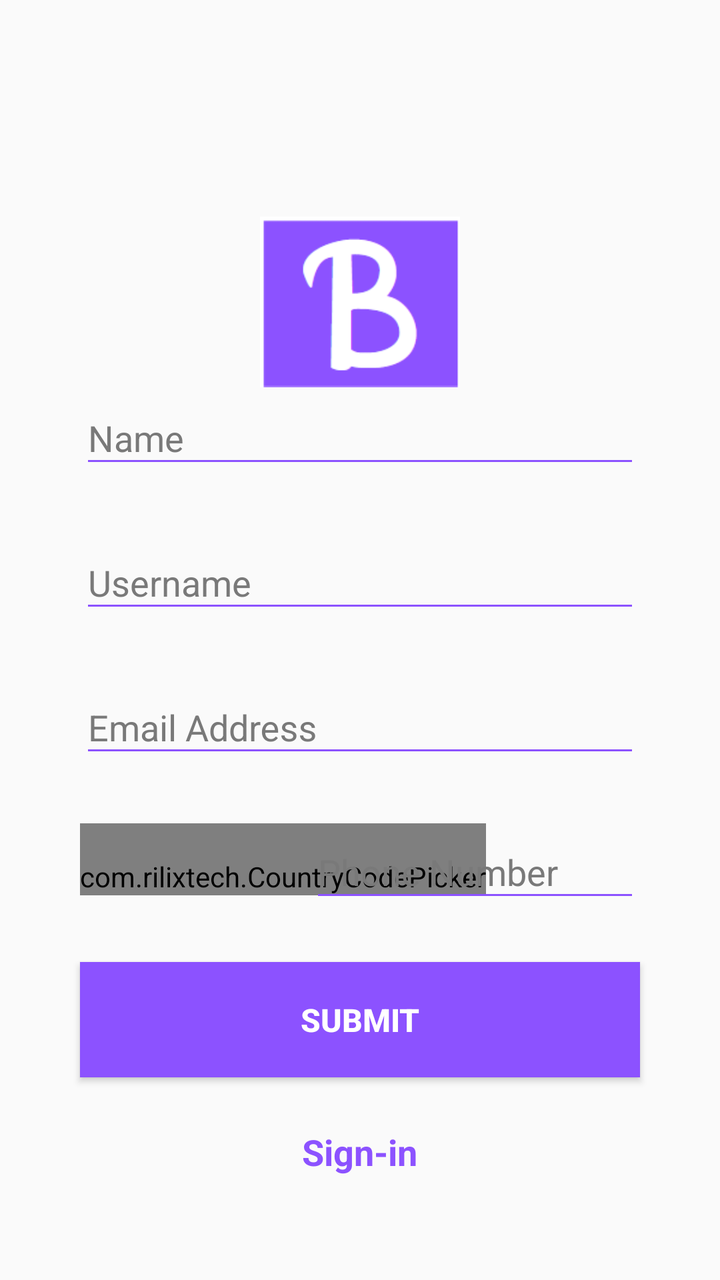
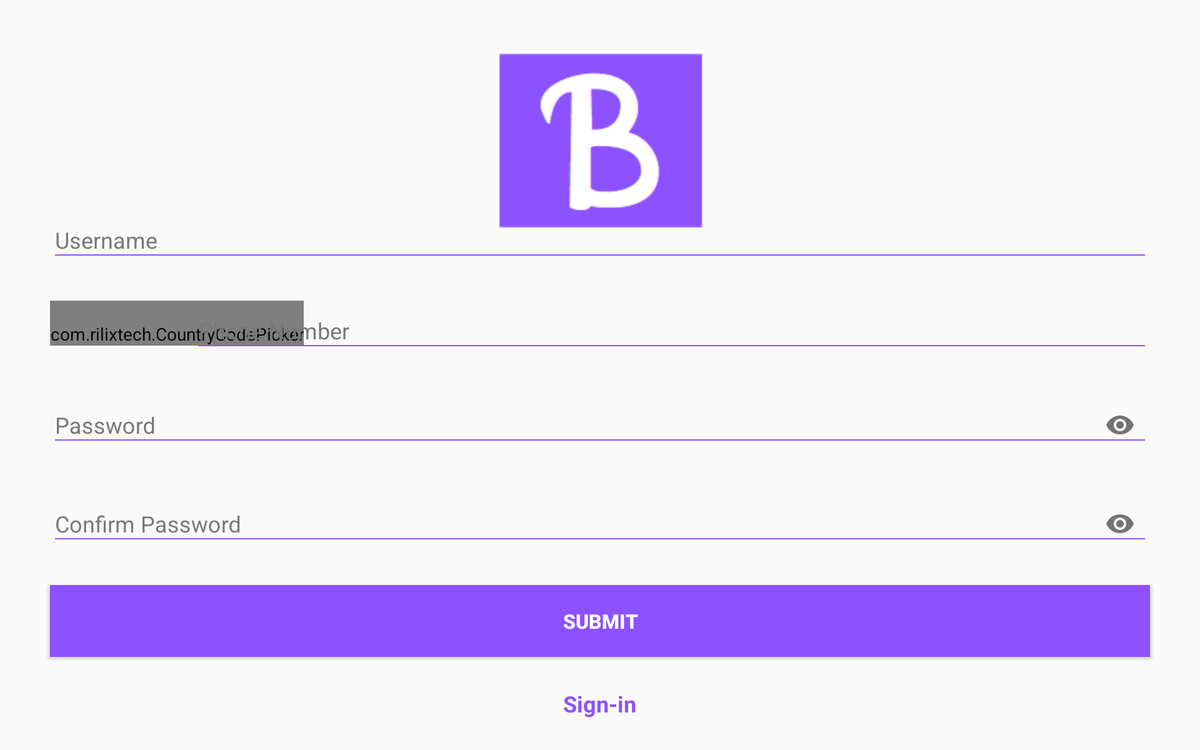

The same Android screen from two of the app's own layout files: first res/layout/ as a phone draws it, then the author's variant for another configuration, drawn on a device whose configuration selects that folder. Both files follow.
<!-- AndroidManifest.xml: activity theme AppTheme.NoActionBar -->
<!-- res/layout/activity_signup.xml -->
<?xml version="1.0" encoding="utf-8"?>
<androidx.constraintlayout.widget.ConstraintLayout xmlns:android="http://schemas.android.com/apk/res/android"
    xmlns:app="http://schemas.android.com/apk/res-auto"
    xmlns:tools="http://schemas.android.com/tools"
    android:layout_width="match_parent"
    android:layout_height="match_parent"
    tools:context=".MainActivity">

    <ImageView
        android:id="@string/logo"
        android:layout_width="100dp"
        android:layout_height="wrap_content"
        android:layout_marginTop="80dp"
        android:contentDescription="@string/logo"
        android:src="@drawable/logo_blab"
        app:layout_constraintHorizontal_bias="0.5"
        app:layout_constraintLeft_toLeftOf="parent"
        app:layout_constraintRight_toRightOf="parent"
        app:layout_constraintTop_toTopOf="parent" />

    <LinearLayout
        android:layout_width="match_parent"
        android:layout_height="match_parent"
        android:layout_marginTop="140dp"
        android:gravity="center"
        android:orientation="vertical"
        tools:layout_editor_absoluteX="47dp"
        tools:layout_editor_absoluteY="0dp">

        <com.google.android.material.textfield.TextInputLayout
            android:layout_width="match_parent"
            android:layout_height="wrap_content"
            android:layout_marginStart="30dp"
            android:layout_marginEnd="30dp"
            android:maxLines="1"
            android:autofillHints="Name"
            android:hint="@string/name"
            android:padding="10dp"
            android:textColor="#292929"
            android:textColorHint="#797979"
            android:inputType="text">

            <com.google.android.material.textfield.TextInputEditText
                android:id="@+id/nameField"
                android:layout_width="match_parent"
                android:layout_height="wrap_content"
                android:cursorVisible="true"
                android:theme="@style/EditTextTheme"
                android:textCursorDrawable="@color/colorPrimary" />

        </com.google.android.material.textfield.TextInputLayout>

        <com.google.android.material.textfield.TextInputLayout
            android:layout_width="match_parent"
            android:layout_height="wrap_content"
            android:layout_marginStart="30dp"
            android:layout_marginEnd="30dp"
            android:maxLines="1"
            android:autofillHints="Username"
            android:hint="@string/username"
            android:padding="10dp"
            android:textColor="#292929"
            android:textColorHint="#797979"
            android:inputType="text">

            <com.google.android.material.textfield.TextInputEditText
                android:id="@+id/usernameField"
                android:layout_width="match_parent"
                android:layout_height="wrap_content"
                android:cursorVisible="true"
                android:theme="@style/EditTextTheme"
                android:textCursorDrawable="@color/colorPrimary" />

        </com.google.android.material.textfield.TextInputLayout>

        <com.google.android.material.textfield.TextInputLayout
            android:layout_width="match_parent"
            android:layout_height="wrap_content"
            android:layout_marginStart="30dp"
            android:layout_marginEnd="30dp"
            android:maxLines="1"
            android:autofillHints="Email"
            android:hint="@string/email"
            android:padding="10dp"
            android:textColor="#292929"
            android:textColorHint="#797979"
            android:inputType="textEmailAddress">

            <com.google.android.material.textfield.TextInputEditText
                android:id="@+id/emailField"
                android:layout_width="match_parent"
                android:layout_height="wrap_content"
                android:cursorVisible="true"
                android:theme="@style/EditTextTheme"
                android:textCursorDrawable="@color/colorPrimary" />

        </com.google.android.material.textfield.TextInputLayout>

        <RelativeLayout
            android:layout_width="wrap_content"
            android:layout_height="wrap_content" >

        <com.rilixtech.CountryCodePicker
            android:id="@+id/ccp"
            android:layout_width="wrap_content"
            android:layout_height="wrap_content"
            android:paddingTop="17dp"
            app:ccp_textSize="15sp"
            android:layout_alignParentStart="true"
            android:layout_centerInParent="true"
            android:layout_marginStart="40dp" />


        <com.google.android.material.textfield.TextInputLayout
            android:layout_width="match_parent"
            android:layout_height="wrap_content"
            android:layout_alignParentStart="true"
            android:layout_centerHorizontal="true"
            android:layout_marginStart="145dp"
            android:layout_marginEnd="30dp"
            android:autofillHints="Phone number"
            android:inputType="number"
            android:padding="10dp"
            android:textColor="#292929"
            android:textColorHint="#797979">

            <com.google.android.material.textfield.TextInputEditText
                android:id="@+id/numberField"
                android:layout_width="match_parent"
                android:layout_height="wrap_content"
                android:inputType="phone"
                android:cursorVisible="true"
                android:ellipsize="end"
                android:hint="@string/number"
                android:textColorHighlight="#8c52FF"
                android:textColorLink="#8c52FF"
                android:textCursorDrawable="@color/colorPrimary"
                android:theme="@style/EditTextTheme" />

        </com.google.android.material.textfield.TextInputLayout>

        </RelativeLayout>


        <Button
            android:id="@+id/submitButton"
            android:layout_width="match_parent"
            android:layout_height="wrap_content"
            android:layout_marginStart="40dp"
            android:layout_marginTop="15dp"
            android:layout_marginEnd="40dp"
            android:background="#8C52FF"
            android:lineSpacingExtra="8sp"
            android:padding="18dp"
            android:text="@string/submitButton"
            android:textColor="#FFFFFF"
            android:textSize="16sp"
            android:textStyle="bold" />


            <TextView
                android:layout_width="wrap_content"
                android:layout_height="wrap_content"
                android:layout_alignParentStart="true"
                android:layout_centerInParent="true"
                android:layout_marginTop="10dp"
                android:onClick="OpenSignupPage"
                android:padding="15dp"
                android:text="@string/sign_in"
                android:layout_gravity="center"
                android:textColor="#8C52FF"
                android:textSize="18sp"
                android:textStyle="bold" />


    </LinearLayout>

</androidx.constraintlayout.widget.ConstraintLayout>
<!-- resources referenced by this layout -->
<resources>
  <color name="colorPrimary">#8c52ff</color>
  <!-- drawable logo_blab: png bitmap (drawable, 2633 bytes) -->
  <string name="email">Email Address</string>
  <string name="logo">Logo</string>
  <string name="name">Name</string>
  <string name="number">Phone Number</string>
  <string name="sign_in">Sign-in</string>
  <string name="submitButton">Submit</string>
  <string name="username">Username</string>
  <style name="EditTextTheme" parent="Theme.AppCompat.Light.DarkActionBar">
          <item name="colorControlNormal">@color/editPrimary</item>
          <item name="colorControlActivated">@color/editPrimary</item>
          <item name="colorControlHighlight">@color/editPrimary</item>
          <item name="android:textColorHint">@color/editPrimary</item>
      </style>
  <style name="AppTheme.NoActionBar">
          <item name="android:actionBarStyle">@style/MyActionBar</item>
          <item name="windowActionBar">false</item>
          <item name="windowNoTitle">true</item>
      </style>
  <color name="editPrimary">#8C52FF</color>
  <style name="MyActionBar" parent="@android:style/Widget.Holo.Light.ActionBar">
          <item name="android:background">@color/colorWork</item>
      </style>
  <color name="colorWork">#ffffff</color>
</resources>
<!-- res/layout-sw600dp-land/activity_signup.xml (the author's variant of the layout above) -->
<!-- drawn on a 7-inch tablet turned sideways -->
<?xml version="1.0" encoding="utf-8"?>
<ScrollView xmlns:android="http://schemas.android.com/apk/res/android"
    xmlns:app="http://schemas.android.com/apk/res-auto"
    xmlns:tools="http://schemas.android.com/tools"
    android:layout_width="match_parent"
    android:layout_height="match_parent"
    android:fillViewport="true">

    <android.widget.RelativeLayout
        android:layout_width="match_parent"
        android:layout_height="match_parent"
        android:isScrollContainer="true">

        <ImageView
            android:id="@string/logo"
            android:layout_width="wrap_content"
            android:layout_height="wrap_content"
            android:layout_marginTop="40dp"
            android:contentDescription="@string/logo"
            android:layout_centerHorizontal="true"
            android:src="@drawable/logo_blab" />

    <LinearLayout
        android:layout_width="match_parent"
        android:layout_height="match_parent"
        android:layout_marginTop="140dp"
        android:gravity="center"
        android:orientation="vertical"
        tools:layout_editor_absoluteX="47dp"
        tools:layout_editor_absoluteY="0dp">

        <com.google.android.material.textfield.TextInputLayout
            android:layout_width="match_parent"
            android:layout_height="wrap_content"
            android:layout_marginStart="30dp"
            android:layout_marginEnd="30dp"
            android:autofillHints="Username"
            android:hint="@string/username"
            android:padding="10dp"
            android:textColor="#292929"
            android:textColorHint="#797979"
            android:inputType="text">

            <com.google.android.material.textfield.TextInputEditText
                android:id="@+id/usernameField"
                android:layout_width="match_parent"
                android:layout_height="wrap_content"
                android:cursorVisible="true"
                android:theme="@style/EditTextTheme"
                android:textCursorDrawable="@color/colorPrimary" />

        </com.google.android.material.textfield.TextInputLayout>

        <RelativeLayout
            android:layout_width="wrap_content"
            android:layout_height="wrap_content" >

        <com.rilixtech.CountryCodePicker
            android:id="@+id/ccp"
            android:layout_width="wrap_content"
            android:layout_height="wrap_content"
            android:paddingTop="17dp"
            app:ccp_textSize="15sp"
            android:layout_alignParentStart="true"
            android:layout_centerInParent="true"
            android:layout_marginStart="40dp" />


        <com.google.android.material.textfield.TextInputLayout
            android:layout_width="match_parent"
            android:layout_height="wrap_content"
            android:layout_alignParentStart="true"
            android:layout_centerHorizontal="true"
            android:layout_marginStart="145dp"
            android:layout_marginEnd="30dp"
            android:autofillHints="Phone number"
            android:inputType="number"
            android:padding="10dp"
            android:textColor="#292929"
            android:textColorHint="#797979">

            <com.google.android.material.textfield.TextInputEditText
                android:id="@+id/numberField"
                android:layout_width="match_parent"
                android:layout_height="wrap_content"
                android:cursorVisible="true"
                android:ellipsize="end"
                android:hint="@string/number"
                android:textColorHighlight="#8c52FF"
                android:textColorLink="#8c52FF"
                android:textCursorDrawable="@color/colorPrimary"
                android:theme="@style/EditTextTheme" />

        </com.google.android.material.textfield.TextInputLayout>

        </RelativeLayout>

        <com.google.android.material.textfield.TextInputLayout
            android:layout_width="match_parent"
            android:layout_height="wrap_content"
            android:layout_marginStart="30dp"
            android:layout_marginEnd="30dp"
            android:autofillHints="Password"
            android:hint="@string/password"
            android:padding="10dp"
            android:textColor="#292929"
            android:textColorHint="#797979"
            app:endIconMode="password_toggle">

            <com.google.android.material.textfield.TextInputEditText
                android:layout_width="match_parent"
                android:layout_height="wrap_content"
                android:inputType="textPassword"
                android:theme="@style/EditTextTheme"
                android:textCursorDrawable="@color/colorPrimary" />
        </com.google.android.material.textfield.TextInputLayout>

        <com.google.android.material.textfield.TextInputLayout
            android:layout_width="match_parent"
            android:layout_height="wrap_content"
            android:layout_marginStart="30dp"
            android:layout_marginEnd="30dp"
            android:autofillHints="Password"
            android:hint="@string/confirmPassword"
            android:padding="10dp"
            android:textColor="#292929"
            android:textColorHint="#797979"
            app:endIconMode="password_toggle">

            <com.google.android.material.textfield.TextInputEditText
                android:layout_width="match_parent"
                android:layout_height="wrap_content"
                android:inputType="textPassword"
                android:theme="@style/EditTextTheme"
                android:textCursorDrawable="@color/colorPrimary" />
        </com.google.android.material.textfield.TextInputLayout>


        <Button
            android:id="@+id/submitButton"
            android:layout_width="match_parent"
            android:layout_height="wrap_content"
            android:layout_marginStart="40dp"
            android:layout_marginTop="15dp"
            android:layout_marginEnd="40dp"
            android:background="#8C52FF"
            android:lineSpacingExtra="8sp"
            android:padding="18dp"
            android:text="@string/submitButton"
            android:textColor="#FFFFFF"
            android:textSize="16sp"
            android:textStyle="bold" />


            <TextView
                android:layout_width="wrap_content"
                android:layout_height="wrap_content"
                android:layout_alignParentStart="true"
                android:layout_centerInParent="true"
                android:layout_marginTop="10dp"
                android:onClick="OpenSignupPage"
                android:padding="15dp"
                android:text="@string/sign_in"
                android:layout_gravity="center"
                android:textColor="#8C52FF"
                android:textSize="18sp"
                android:textStyle="bold" />

    </LinearLayout>
    </android.widget.RelativeLayout>

</ScrollView>
<!-- resources referenced by the variant -->
<!-- as a 7-inch tablet turned sideways resolves them -->
<resources>
  <color name="colorPrimary">#8c52ff</color>
  <!-- drawable logo_blab: png bitmap (drawable, 2633 bytes) -->
  <string name="confirmPassword">Confirm Password</string>
  <string name="logo">Logo</string>
  <string name="number">Phone Number</string>
  <string name="password">Password</string>
  <string name="sign_in">Sign-in</string>
  <string name="submitButton">Submit</string>
  <string name="username">Username</string>
  <style name="EditTextTheme" parent="Theme.AppCompat.Light.DarkActionBar">
          <item name="colorControlNormal">@color/editPrimary</item>
          <item name="colorControlActivated">@color/editPrimary</item>
          <item name="colorControlHighlight">@color/editPrimary</item>
          <item name="android:textColorHint">@color/editPrimary</item>
      </style>
  <style name="AppTheme.NoActionBar">
          <item name="android:actionBarStyle">@style/MyActionBar</item>
          <item name="windowActionBar">false</item>
          <item name="windowNoTitle">true</item>
      </style>
  <color name="editPrimary">#8C52FF</color>
  <style name="MyActionBar" parent="@android:style/Widget.Holo.Light.ActionBar">
          <item name="android:background">@color/colorWork</item>
      </style>
  <color name="colorWork">#ffffff</color>
</resources>
